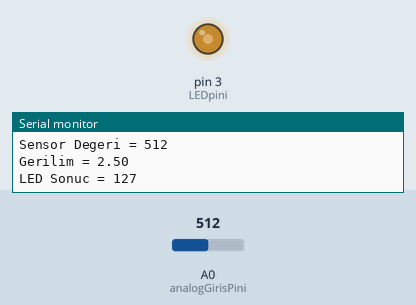
Simulated run of this sketch. Board: Arduino Uno, built with avr-gcc and run on an emulated ATmega328P. On the bench: output pins drawn as LEDs (lit = HIGH), the last lines printed to the serial monitor. The inputs (shaded band) are chosen by the test bench; at power-on: A0 (analogGirisPini) = 512.

Above: at 1.2 s.
1.3 s: A0 (analogGirisPini) set to 716
At 2.4 s:
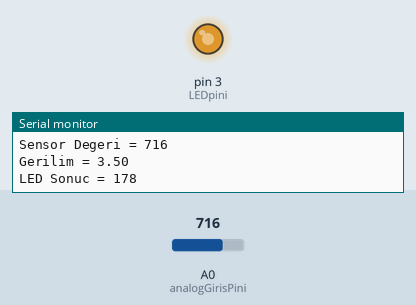
2.9 s: A0 (analogGirisPini) set to 900
At 4.0 s:
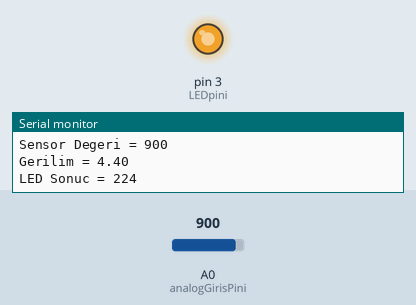
4.5 s: A0 (analogGirisPini) set to 122
At 5.6 s:
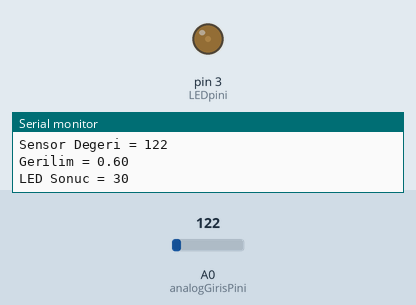
6.1 s: A0 (analogGirisPini) set to 106
At 7.2 s:
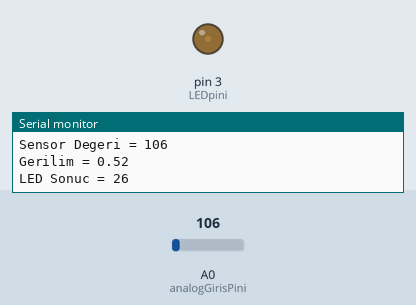
9.1 s: A0 (analogGirisPini) set to 89
At 10.1 s:
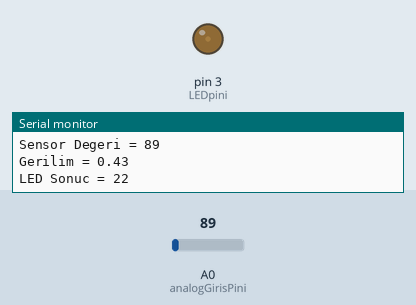
12.1 s: A0 (analogGirisPini) set to 43
At 13.0 s:
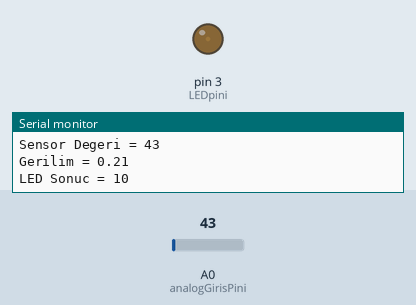
15.1 s: A0 (analogGirisPini) set to 36
Timing chart, 0 to 17.7 s (numbered marks = the images above; inputs shaded):
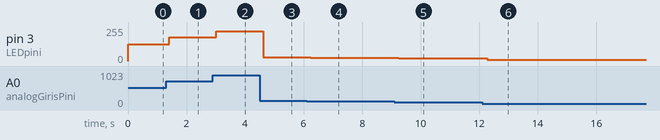

Measured:
- after the input at 1.3 s, pin 3 (LEDpini): 127/255 → 178/255 after 0.11 s
- after the input at 2.9 s, pin 3 (LEDpini): 178/255 → 224/255 after 0.12 s
- after the input at 4.5 s, pin 3 (LEDpini): 224/255 → 30/255 after 0.13 s
- after the input at 6.1 s, pin 3 (LEDpini): 30/255 → 26/255 after 0.14 s
- after the input at 9.1 s, pin 3 (LEDpini): 26/255 → 22/255 after 0.16 s
- after the input at 12.1 s, pin 3 (LEDpini): 22/255 → 10/255 after 0.17 s
- after the input at 15.1 s, pin 3 (LEDpini): 10/255 → 8/255 after 0.19 s

The sketch:

Analog_GirisCikis3.ino
```cpp
/**********************************************************************
 Arduino Kitabı - Coşkun Taşdemir
 Dikeyeksen Yayınları
 http://www.dikeyeksen.com/muhendislik/arduino.html

 Analog Giriş - Çıkış İşlemleri - Örnek 3
 Analog - Dijital Çevrim ile LED Parlaklığı kontrolü

 A0 pinine bağlı olan potansiyemetrenin gerilim
 değeri okunuyor ve seriporttan gönderiliyor.
 D3 Pinine bağlı olan LED'in parlaklığı potansiyometre
 giriş değerine göre ayarlanıyor
 ***********************************************************************/

// Analog giriş pini olarak A0 pinini kullanıyoruz
// Potansiyometrenin girişi bu pine bağlanacak.

const int analogGirisPini = A0;
const int LEDpini = 3;
int potansDegeri = 0;        // Potansiyometreden okunan değer
float gerilimDegeri = 0;     // Gerilim değeri
int LEDSonuc = 0;
void setup() {
  // Seri iletişimi başlatıyoruz
  Serial.begin(9600);
}
void loop() {
  // Analog giriş değerini okuyoruz
  potansDegeri = analogRead(analogGirisPini);

  gerilimDegeri = (potansDegeri / 1023.0) * 5.0;
  LEDSonuc =  map( potansDegeri,0,1023, 0, 255);

  analogWrite(LEDpini,LEDSonuc);
  // Sonuçları seriporttan yolluyoruz
  Serial.print("Sensor Degeri = " );
  Serial.println(potansDegeri);
  Serial.print("Gerilim = ");
  Serial.println(gerilimDegeri);
  Serial.print("LED Sonuc = ");
  Serial.println(LEDSonuc);

  delay(200);
}
```
